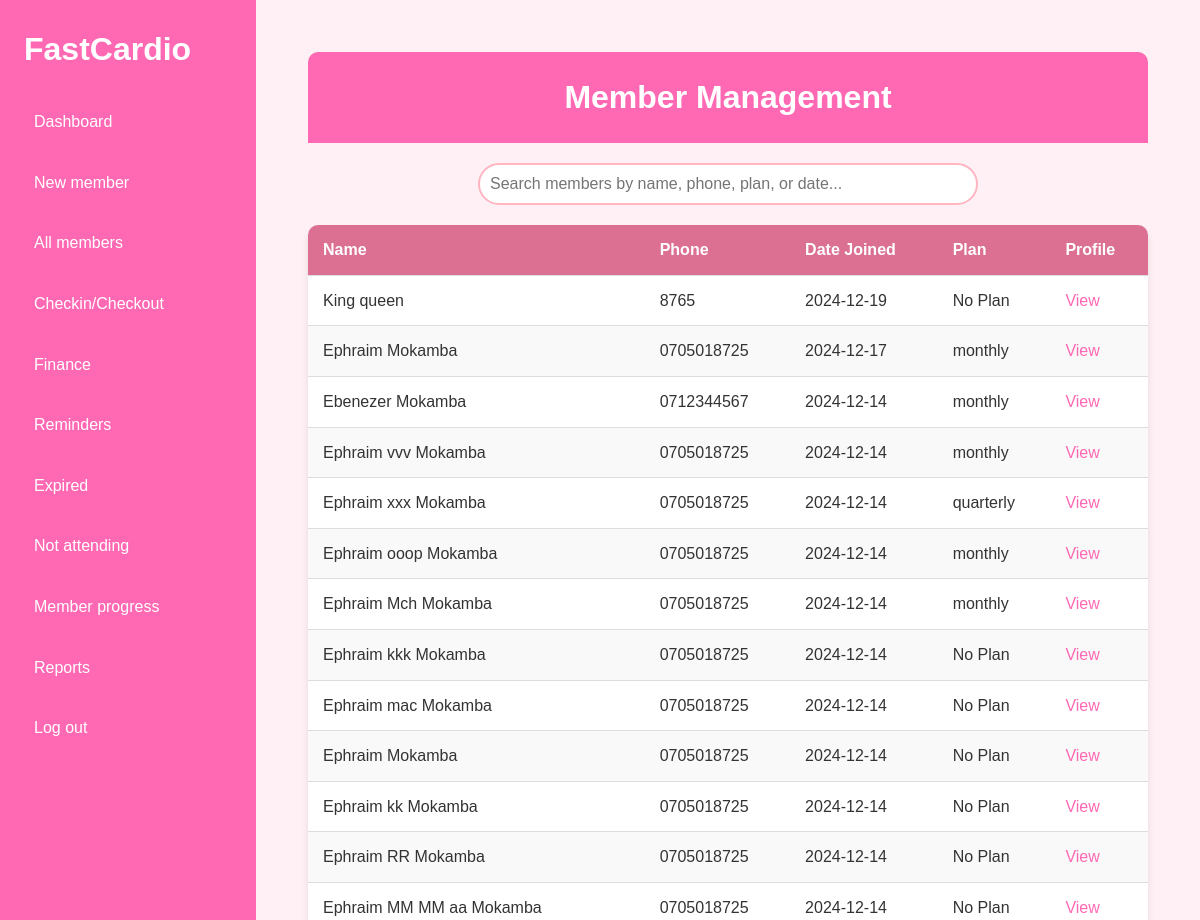
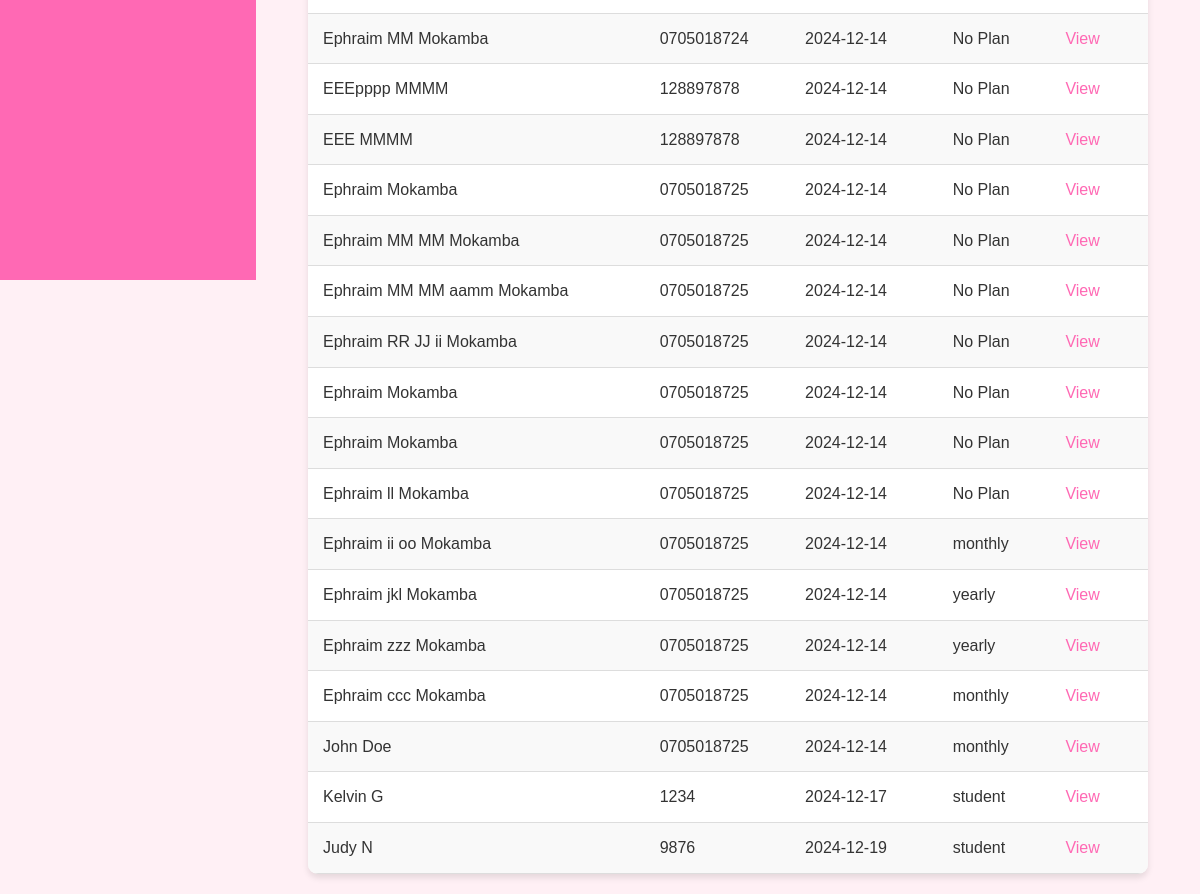
/members/, run on an earlier commit of the app's database (2 pictures, top to bottom).
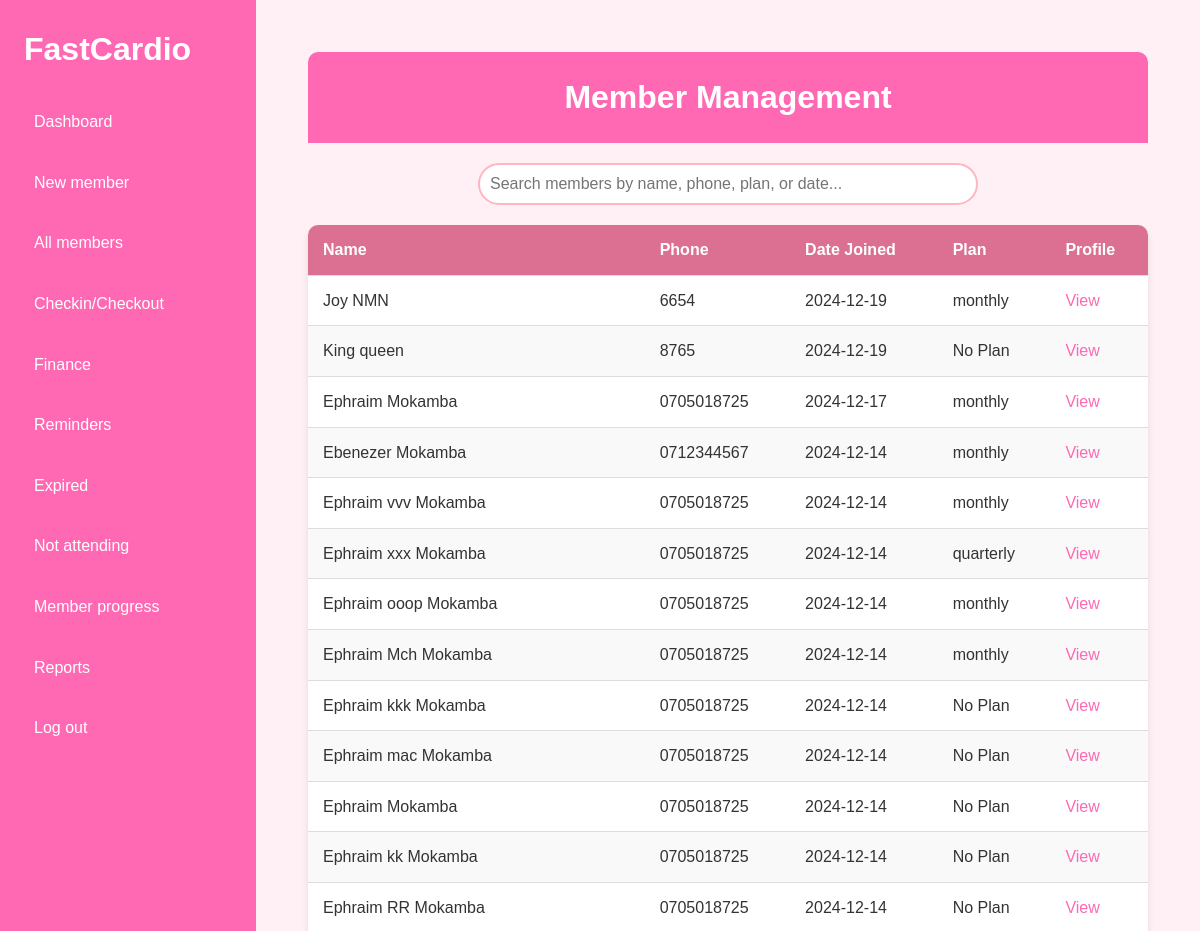
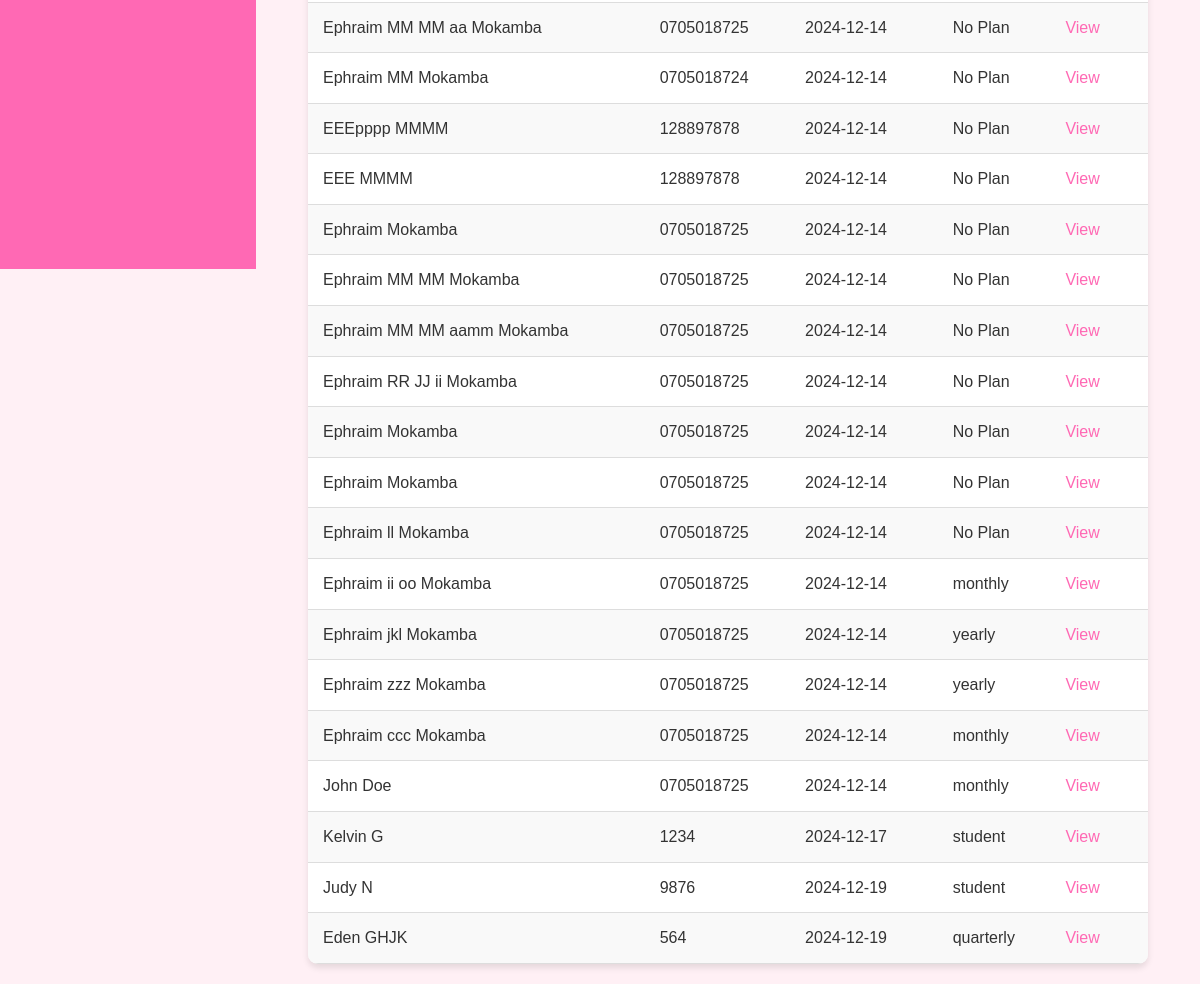
And on a later commit of the database (2 pictures, top to bottom).
### members/models.py (models this page shows, shortened)
class Member(models.Model):
    first_name = models.CharField(max_length=50)
    last_name = models.CharField(max_length=50)
    phone_number = models.CharField(max_length=15)
    date_joined = models.DateTimeField(auto_now_add=True)
    is_active = models.BooleanField(default=True)
    additional_info = models.TextField(blank=True,null=True)
    gender = models.CharField(max_length= 6)
    def __str__(self):
        return f"{self.first_name} {self.last_name}"

class PaymentDetails(models.Model):
    PLAN_CHOICES = [
        ('monthly', 'Monthly'),
        ('quarterly', 'Quarterly'),
        ('yearly', 'Yearly'),
        ('student', 'Student Package'),
    ]
    member = models.ForeignKey('Member', on_delete=models.CASCADE, related_name='payments', verbose_name="Member")
    plan = models.CharField(max_length=20, choices=PLAN_CHOICES, verbose_name="Payment Plan")
    amount = models.DecimalField(max_digits=10, decimal_places=2, verbose_name="Amount Paid")
    payment_date = models.DateField(default=timezone.now, verbose_name="Payment Date")
    transaction_id = models.CharField(max_length=100, blank=True, null=True, verbose_name="Transaction ID")
    class Meta:
        verbose_name = "Payment Detail"
        verbose_name_plural = "Payment Details"
        ordering = ['-payment_date']

### members/views.py (the view)
# urls.py: path('', include('members.urls'))
def members(request):
    members_with_payments = []
    for member in Member.objects.filter(is_active=True):
        payments = PaymentDetails.objects.filter(member=member)
        total_amount_paid = payments.aggregate(total=Sum('amount'))['total'] or 0
        latest_payment = payments.order_by('-payment_date').first()
        print(member.date_joined)
        member_data = {
            'id': member.id,
            'full_name': str(member),
            'first_name': member.first_name,
            'last_name': member.last_name,
            'phone_number': member.phone_number,
            'date_joined': member.date_joined,
            'additional_info': member.additional_info or '',
            'total_amount_paid': total_amount_paid,
            'latest_plan': latest_payment.plan if latest_payment else 'No Plan',
            'latest_payment_date': latest_payment.payment_date if latest_payment else None,
        }
        members_with_payments.append(member_data)
        members_with_payments.reverse()
    return render(request, 'allmembers.html', {
        'members': members_with_payments
    })

### members/templates/allmembers.html (shortened to what this page needs)
{% extends 'sidebar.html' %}
{% load static %}
{% block extra_styles %}
    <link rel="stylesheet" href="{% static 'allmembers.css' %}">
{% endblock %}
{% block content %}
    <div class="dashboard">
        <header class="dashboard-header">
            <h1>Member Management</h1>
        </header>
        <div class="search-container">
            <input type="text" id="searchInput" class="search-input" placeholder="Search members by name, phone, plan, or date...">
        </div>
        <table class="members-table">
            <thead>
                <tr>
                    <th>Name</th>
                    <th>Phone</th>
                    <th>Date Joined</th>
                    <th>Plan</th>
                    <th>Profile</th>
                </tr>
            </thead>
            <tbody id="memberTableBody">
                {% for member in members %}
                <tr>
                    <td>{{ member.full_name }}</td>
                    <td>{{ member.phone_number }}</td>
                    <td>{{ member.date_joined|date:"Y-m-d" }}</td>
                    <td>{{ member.latest_plan }}</td>
                    <td><a style="text-decoration: none; color: #FF69B4;" href="{% url 'Member details' member.id %}">View</a>
                </tr>
                {% endfor %}
            </tbody>
        </table>
    </div>
{% endblock %}

### members/templates/sidebar.html (shortened to what this page needs)
{% load static %}
<!DOCTYPE html>
<html lang="en">
<head>
  <link rel="stylesheet" href="{% static 'sidebar.css' %}">
  {% block extra_styles %}{% endblock %}
</head>
<body>
  <div class="flex h-screen">
    <div id="sidebar" class="bg-gray-800 text-white w-64 p-6 transition-all duration-300 ease-in-out"  >
      <div class="flex items-center justify-between mb-6">
        <h1 class="text-2xl font-bold">FastCardio</h1>
      </div>
      <nav class="nav-container">
        <ul class="sidebar-menu">
        <li><a href="{% url 'Dashboard' %} " class="nav-link">Dashboard</a></li>
        <li><a href="{% url 'New member' %} "  class="nav-link">New member</a></li>
        <li><a href="{% url 'Members' %}" class="nav-link">All members</a></li>
        <li><a href="{% url 'Checkin' %}" class="nav-link">Checkin/Checkout</a></li>
        <li><a href="{% url 'Finance' %}" class="nav-link">Finance</a></li>
        <li><a href="{% url 'Reminders' %}" class="nav-link">Reminders</a></li>
        <li><a href="#" class="nav-link">Expired</a></li>
        <li><a href="#" class="nav-link">Not attending</a></li>
        <li><a href="#" class="nav-link">Member progress</a></li>
        <li><a href="#" class="nav-link">Reports</a></li>
        <li><a href="#" class="nav-link">Log out</a></li>
        </ul>
      </nav>
    </div>
    <div class="flex-1 p-8">
      {% block content %}
      {% endblock %}
    </div>
  </div>
</body>
</html>

### members/static/sidebar.css (style rules this page uses)
* { box-sizing: border-box; margin: 0; padding: 0; }
body { font-family: 'Roboto', sans-serif; font-size: 16px; color: #333; background-color: #fff; }
.flex { display: flex; }
.h-screen { height: 100vh; }
.w-64 { width: 16rem; }
.flex-1 { flex: 1; }
.p-6 { padding: 1.5rem; }
.p-8 { padding: 2rem; }
.mb-6 { margin-bottom: 1.5rem; }
#sidebar { background-color: #FF69B4; color: white; transition: width 0.3s ease-in-out; height: 150%; position: sticky; top: 0; }
.nav-container { display: flex; flex-direction: column; align-items: start; }
.nav-link { display: block; padding: 0.5rem 1rem; border-radius: 0.375rem; transition: background-color 0.3s ease-in-out; width: 100%; text-decoration-line: none; font-weight: normal; color: white; }
.sidebar-menu { list-style: none; }
.sidebar-menu li { margin-bottom: 15px; }
.sidebar-menu a { color: var(--white); text-decoration: none; display: block; padding: 10px; border-radius: 5px; transition: background-color 0.3s ease; }
body { font-family: Arial, sans-serif; background-color: #f2f2f2; margin: 0; padding: 0; }
input { width: 100%; padding: 10px; border: 1px solid #ccc; border-radius: 4px; box-sizing: border-box; }

### members/static/allmembers.css (style rules this page uses)
:root { --primary-pink: #FF69B4; --light-pink: #FFB6C1; --dark-pink: #DB7093; --background-color: #FFF0F5; }
* { margin: 0; padding: 0; box-sizing: border-box; font-family: Arial, sans-serif; }
body { background-color: var(--background-color); line-height: 1.6; color: #333; }
.dashboard { max-width: 1200px; margin: 0 auto; padding: 20px; }
.dashboard-header { background-color: var(--primary-pink); color: white; padding: 20px; text-align: center; border-radius: 10px 10px 0 0; }
.search-container { display: flex; justify-content: center; margin: 20px 0; }
.search-input { width: 100%; max-width: 500px; padding: 10px; border: 2px solid var(--light-pink); border-radius: 25px; font-size: 16px; transition: all 0.3s ease; }
.members-table { width: 100%; background-color: white; border-collapse: collapse; box-shadow: 0 4px 6px rgba(0,0,0,0.1); border-radius: 10px; overflow: hidden; }
.members-table thead { background-color: var(--dark-pink); color: white; }
.members-table th, .members-table td { padding: 12px 15px; text-align: left; border-bottom: 1px solid #ddd; }
.members-table tr:nth-child(even) { background-color: #f9f9f9; }
a { text-decoration: none; color: var(--primary-pink); }

What changed in the data, as far as the page shows it:
added Member: phone_number "6654", date_joined "2024-12-19"
added PaymentDetails: latest_plan "monthly"
added Member: phone_number "564", date_joined "2024-12-19"
added PaymentDetails: latest_plan "quarterly"
Also different on the page:
new list line: "Joy NMN View"
new list line: "Eden GHJK View"
